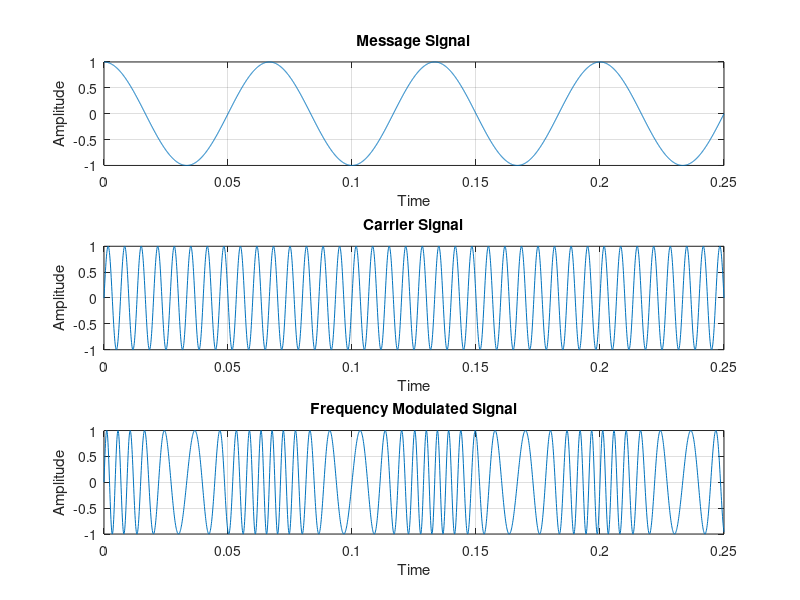

Reproduce this figure in MATLAB.
clc;
clear all;
close all;
fm=15;
B=5;
t=0:0.0001:0.25;
m=cos(2*pi*fm*t);
subplot(3,1,1)
plot(t,m);
xlabel('Time');
ylabel('Amplitude');
title('Message Signal');
grid on;
fc=150;
c=sin(2*pi*fc*t);
subplot(3,1,2);
plot(t,c);
xlabel('Time');
ylabel('Amplitude');
title('Carrier Signal');
grid on;
y=sin(2*pi*fc*t+(B.*sin(2*pi*fm*t)));
subplot(3,1,3);
plot(t,y);
xlabel('Time');
ylabel('Amplitude');
title('Frequency Modulated Signal');
grid on;


